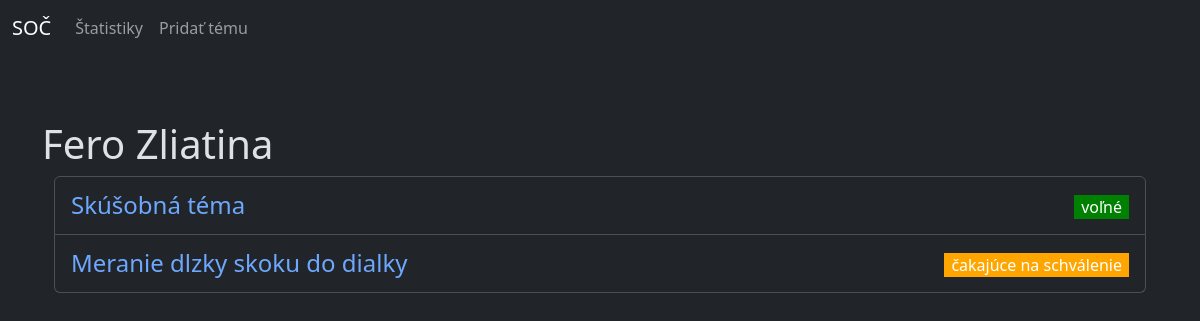
The page /soc/ucitel/1 on the database its author committed.
### soc/models.py (models this page shows)
class Ucitel(models.Model):
    meno = models.CharField(max_length=20)
    priezvisko = models.CharField(max_length=20)
    email = models.EmailField(max_length=50)
    heslo = models.CharField(max_length=20)
    class Meta:
        verbose_name = "Učiteľ"
        verbose_name_plural = "Učitelia"
        ordering = ["priezvisko"]
    def __str__(self):
        return f"{self.meno} {self.priezvisko}"

class Tema(models.Model):
    nazov = models.CharField(max_length=50)
    popis = models.TextField()
    konzultant = models.ForeignKey(Ucitel, on_delete=models.CASCADE)
    student = models.ForeignKey(Student, on_delete=models.SET_NULL, null=True, blank=True)
    odbor = models.ForeignKey(Odbor, on_delete=models.CASCADE)
    dostupnost = models.ForeignKey(Dostupnost, on_delete=models.CASCADE)
    konzultacie = models.IntegerField()
    class Meta:
        verbose_name = "Téma"
        verbose_name_plural = "Témy"
        ordering = ["nazov"]
    def __str__(self):
        return f"{self.nazov}"

class Dostupnost(models.Model):
    nazov = models.CharField(max_length=22)
    class Meta:
        verbose_name = "Dostupnosť"
        verbose_name_plural = "Dostupnosti"
    def __str__(self):
        return f"{self.nazov}"

### soc/views.py (the view)
# urls.py: path('ucitel/<ucitel>', views.vypis_ucitela, name='ucitel'),
def vypis_ucitela(request, ucitel):
    try:
        ucitel = Ucitel.objects.get(pk=ucitel)
        temy = Tema.objects.filter(konzultant=ucitel).order_by("dostupnost", "id")
    except:
        ucitel = False
        temy = False
    if temy:
        return render(request, "soc/ucitel.html", {"temy":temy, "ucitel":ucitel})
    else:
        return render(request, "soc/ucitel.html", {"ucitel":ucitel})

### soc/models.py (called while the page is built)
    def __str__(self):
        return f"{self.meno} {self.priezvisko}"

    def __str__(self):
        return f"{self.nazov}"

### soc/templates/soc/ucitel.html (shortened to what this page needs)
{% extends "base.html" %}
{% block content %}
{% if ucitel %}
<h1>{{ucitel}}</h1>
{% if temy %}
<div class="container">
    <div class="row">
        <div class="col-md-12">
            <ul class="list-group" id="temy-list">
                {% for tema in temy %}
                <li class="list-group-item">
                    <a class="link-underline link-underline-opacity-0" data-bs-toggle="collapse" href="#{{ tema.id }}" role="button" aria-expanded="false">
                        <div class="d-flex justify-content-between">
                            <h4 style="margin-bottom:0; margin-top:6px;">{{ tema }}</h4>
                            {% if tema.dostupnost.nazov == "voľné" %}
                            <p style="margin-top: 10px; margin-bottom: 7px; color: white;background-color:green; padding: 0 7px;">{{ tema.dostupnost }}</p>
                            {% elif tema.dostupnost.nazov == "čakajúce na schválenie" %}
                            <p style="margin-top: 10px; margin-bottom: 7px; color: white; background-color:orange; padding: 0 7px;">{{ tema.dostupnost }}</p>
                            {% elif tema.dostupnost.nazov == "obsadené" %}
                            <p style="margin-top: 10px; margin-bottom: 7px; color: white; background-color:red; padding: 0 7px;">{{ tema.dostupnost }}</p>
                            {% endif %}
                        </div>
                    </a>
                </li>
                {% endfor %}
            </ul>
          </div>
</div>
{% else %}
<h4>nemá priradenú tému</h4>
{% endif %}
{% else %}
<h4>Učiteľ sa nenašiel</h4>
{% endif %}
{% endblock content %}

### rows shown on the page
Ucitel: meno+priezvisko "Fero Zliatina"
Tema: nazov "Skúšobná téma", dostupnost "voľné"
Tema: nazov "Meranie dlzky skoku do dialky", dostupnost "čakajúce na schválenie"
